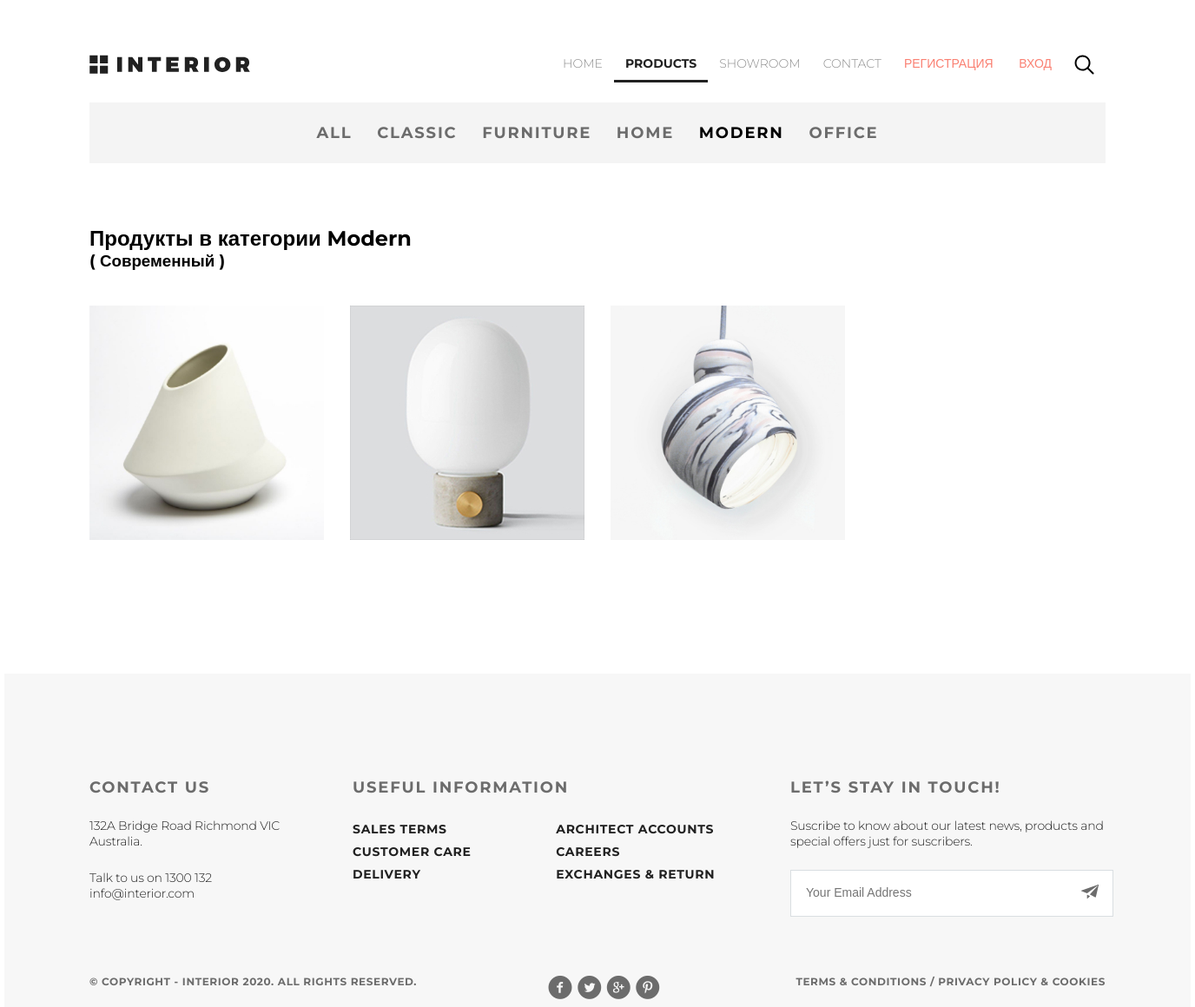
/category/29/catalog/, run on an earlier commit of the app's database.
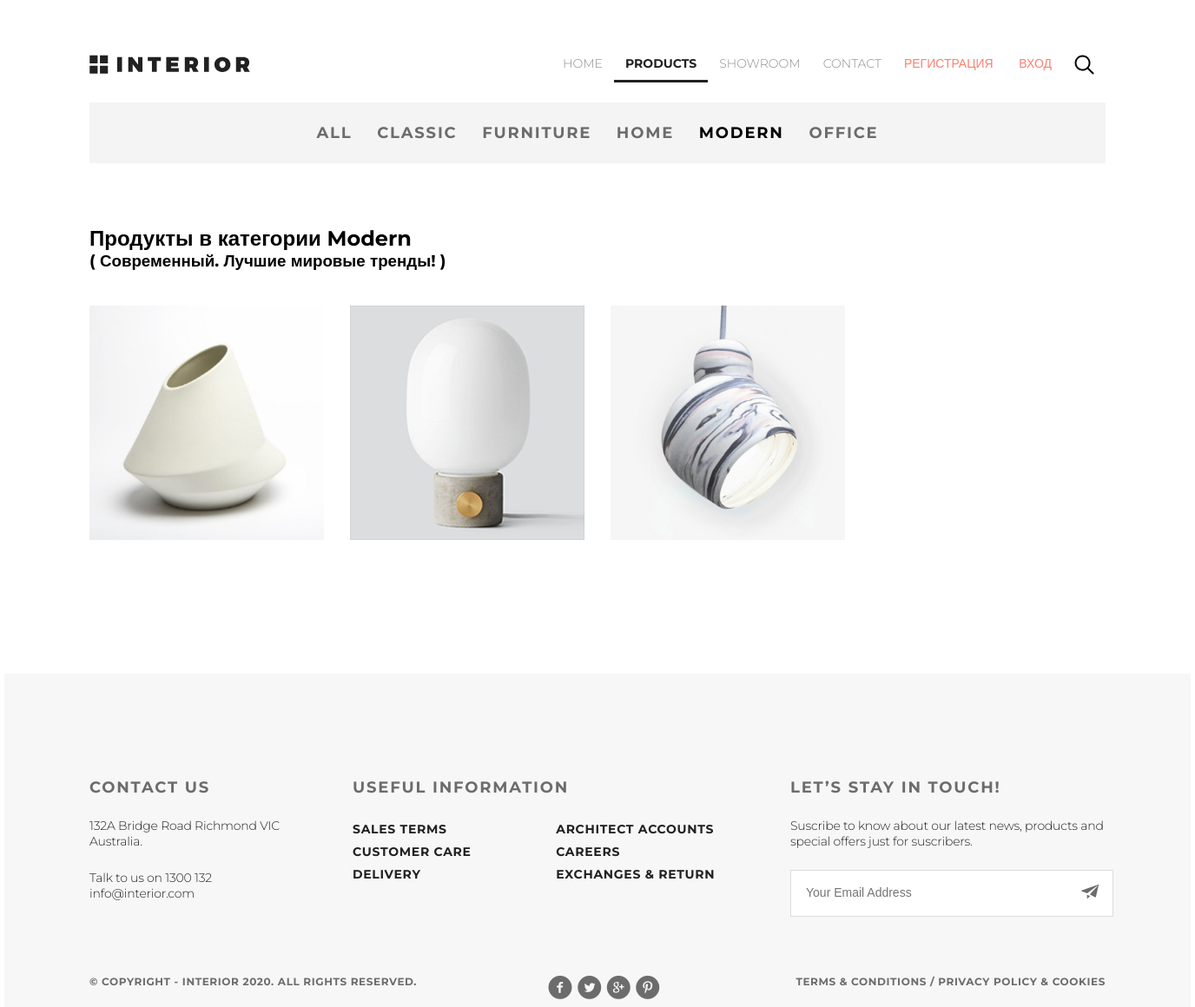
And on a later commit of the database.
### mainapp/models.py (models this page shows, shortened)
class ProductCategory(models.Model):
    name = models.CharField(verbose_name='имя категории', max_length=128)
    description = models.TextField(verbose_name='описание категории', blank=True)
    modified_date = models.DateTimeField(
        verbose_name='дата изменения', auto_now=True)
    is_active = models.BooleanField(verbose_name='активность', default=True)
    class Meta:
        verbose_name = 'Категория продукта'
        verbose_name_plural = 'Категории продуктов'
        ordering = ['name']

### mainapp/views.py (the view)
# urls.py: path('category/<int:pk>/catalog/', mainapp.catalog, name='catalog'),
def catalog(request, pk):
    if pk == 0:
        category = {'pk': 0, 'name': 'all'}
        all_products = Product.objects.all().order_by('price')
    else:
        category = get_object_or_404(ProductCategory, pk=pk)
        all_products = Product.objects.filter(category=category).order_by('price')
    context = {
        'page_title': 'Catalog',
        'links_menu': LINKS_MENU,
        'categories': get_categories(),
        'category': category,
        'products': all_products,
        'media_url': MEDIA_URL,
    }
    return render(request, 'mainapp/catalog.html', context)

### mainapp/views.py (called while the page is built)
def get_categories():
    return ProductCategory.objects.all()

### mainapp/templates/mainapp/catalog.html
{% extends 'mainapp/base.html' %}
{% load static %}
{% block container %}
    <section class="padding-site clearfix">
        {% include 'mainapp/includes/inc__main_menu.html' %}
        {% include 'mainapp/includes/inc__product_menu.html' %}
    </section>
    <section class="products padding-site clearfix">
        <h2>Продукты в категории {{ category.name|capfirst }}</h2>
        <h3>({% if category.pk == 0 %}
            Все
        {% else %}
            {{ category.description|capfirst }}
        {% endif %})</h3>
        {% include 'mainapp/includes/inc__featured_new_products.html' %}
    </section>
{% endblock %}

### mainapp/templates/mainapp/includes/inc__product_menu.html (shortened to what this page needs)
<div class="dealis-links-container clearfix">
    <ul class="dealis-links">
        <li class="dealis-links-li">
            <a href="{% url 'main:catalog' pk=0 %}" class="dealis-links-a
">
                all
            </a>
        </li>
        {% for category in categories %}
            <li class="dealis-links-li">
                <a href="{% url 'main:catalog' pk=category.pk %}" class="dealis-links-a
                    {% if request.resolver_match.kwargs.pk == category.pk %}
                    product_menu_link__active
                    {% endif %}
">
                    {{ category.name }}
                </a>
            </li>
        {% endfor %}
    </ul>
</div>

What changed in the data, as far as the page shows it:
changed ProductCategory "MODERN": description "Современный" → "Современный. Лучшие мировые тренды!"
